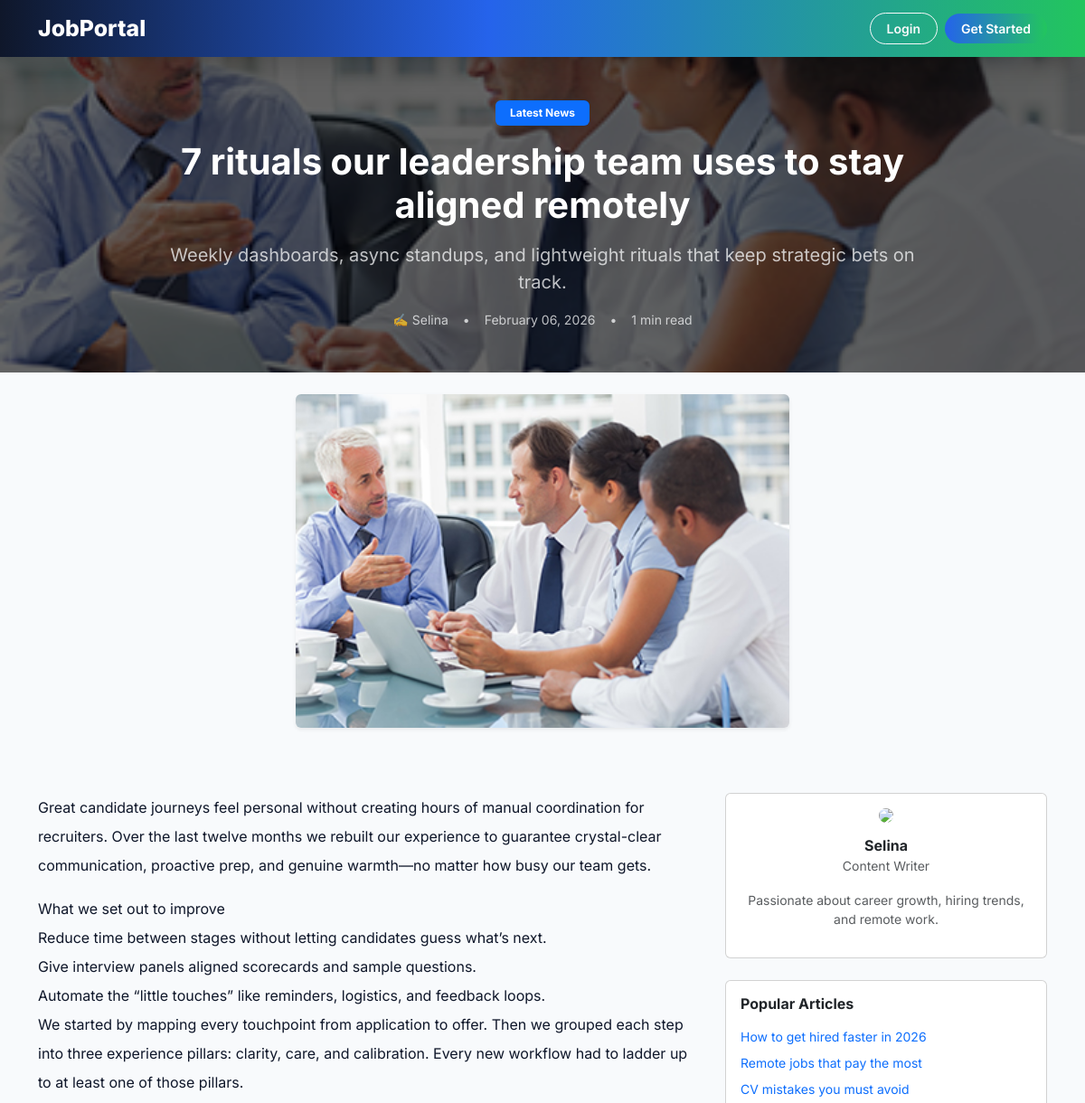
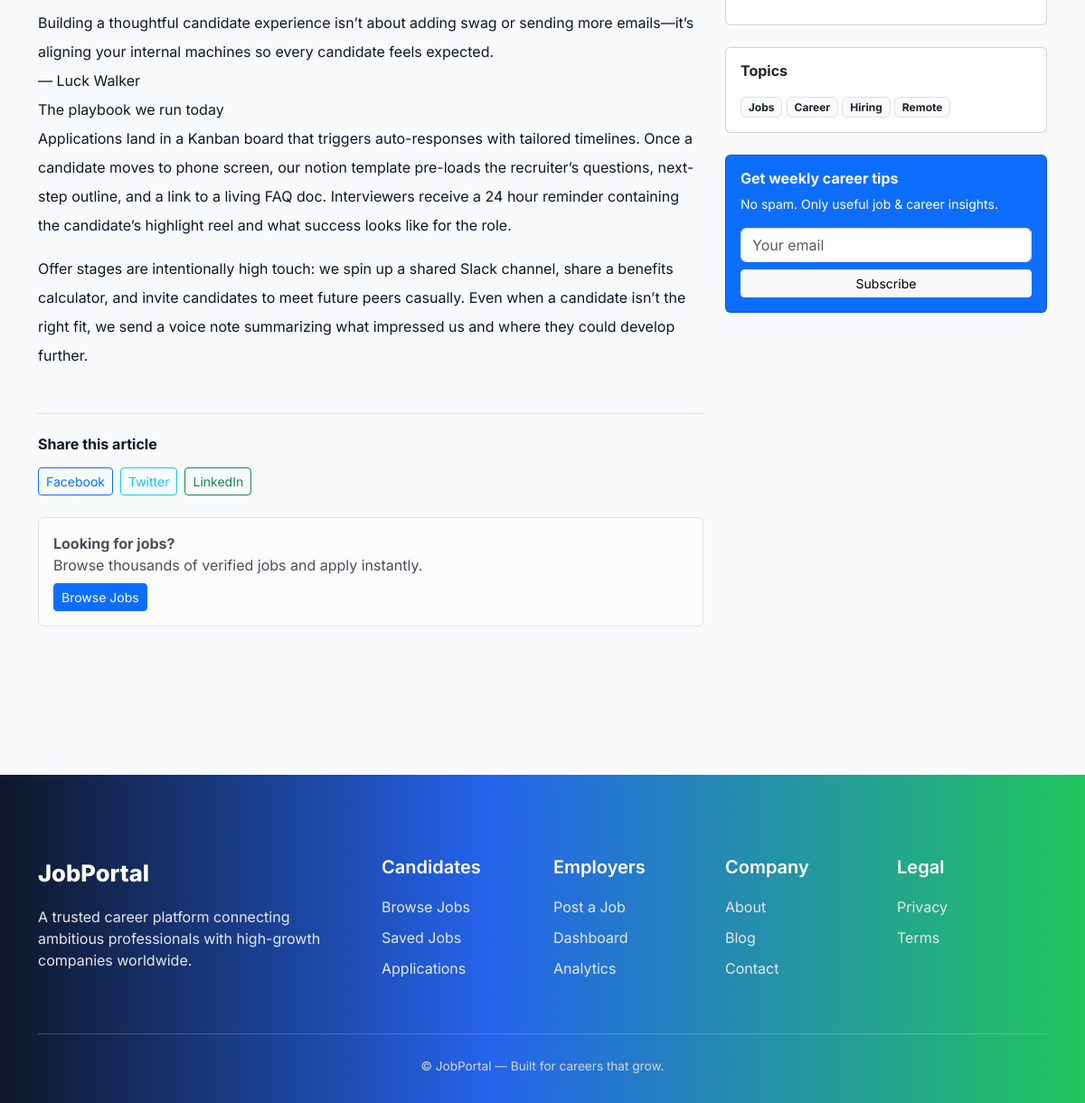
Screenshot of /news/7-rituals-our-leadership-team-uses-to-stay-aligned/ with the database file from the repository (2 pictures, top to bottom).
### news/models.py (models this page shows, shortened)
class News(models.Model):
    STATUS_CHOICES = (
        ('draft', 'Draft'),
        ('published', 'Published'),
    )
    title = models.CharField(max_length=255)
    slug = models.SlugField(unique=True, blank=True)
    summary = models.TextField(max_length=500)
    content = models.TextField()
    featured_image = models.ImageField(
        upload_to='news/',
        blank=True,
        null=True
    )
    author = models.ForeignKey(
        User,
        on_delete=models.CASCADE
    )
    status = models.CharField(
        max_length=10,
        choices=STATUS_CHOICES,
        default='draft'
    )
    meta_title = models.CharField(max_length=255, blank=True)
    meta_description = models.CharField(max_length=300, blank=True)
    created_at = models.DateTimeField(auto_now_add=True)
    published_at = models.DateTimeField(blank=True, null=True)
    class Meta:
        ordering = ['-created_at']

### news/views.py (the view)
# urls.py: path('<slug:slug>/', views.news_detail, name='news_detail'),
def news_detail(request, slug):
    news = get_object_or_404(
        News,
        slug=slug,
        status='published'
    )
    return render(request, 'news/news_detail.html', {
        'news': news
    })

### templates/news/news_detail.html (shortened to what this page needs)
{% extends "base.html" %}
{% block content %}
<section class="py-5 text-white position-relative"
         style="
           background-image: url('{% if news.featured_image %}{{ news.featured_image.url }}{% else %}https://images.unsplash.com/photo-1499750310107-5fef28a66643{% endif %}');
           background-size: cover;
           background-position: center;
         ">
  <div class="position-absolute top-0 start-0 w-100 h-100"
       style="background: rgba(0,0,0,0.6);">
  </div>
  <div class="container position-relative">
    <div class="row justify-content-center">
      <div class="col-lg-9 text-center">
        <span class="badge bg-primary mb-3 px-3 py-2">
          Latest News
        </span>
        <h1 class="fw-bold display-6">
          {{ news.title }}
        </h1>
        <p class="mt-3 fs-5 text-light opacity-75">
          {{ news.summary }}
        </p>
        <div class="d-flex justify-content-center align-items-center gap-3 small mt-3 text-light opacity-75">
          <span>
            ✍️ {{ news.author.get_full_name|default:news.author.username }}
          </span>
          <span>•</span>
          <span>{{ news.published_at|date:"F d, Y" }}</span>
          <span>•</span>
          <span>{{ news.content|wordcount|divisibleby:200|add:1 }} min read</span>
        </div>
      </div>
    </div>
  </div>
</section>
{% if news.featured_image %}
<section class="py-4">
  <div class="container">
    <div class="row justify-content-center">
      <div class="col-lg-6">
        <img src="{{ news.featured_image.url }}"
             class="img-fluid rounded shadow-sm w-100"
             alt="{{ news.title }}">
      </div>
    </div>
  </div>
</section>
{% endif %}
<section class="py-5">
  <div class="container">
    <div class="row">
      <div class="col-lg-8">
        <article class="fs-6 lh-lg">
          {{ news.content|linebreaks }}
        </article>
        <div class="border-top pt-4 mt-5">
          <h6 class="fw-bold mb-3">Share this article</h6>
          <div class="d-flex gap-2 mb-4">
            <a href="#" class="btn btn-outline-primary btn-sm">
               Facebook
            </a>
            <a href="#" class="btn btn-outline-info btn-sm">
               Twitter
            </a>
            <a href="#" class="btn btn-outline-success btn-sm">
               LinkedIn
            </a>
          </div>
          <div class="alert alert-light border">
            <strong>Looking for jobs?</strong><br>
            Browse thousands of verified jobs and apply instantly.
            <div class="mt-2">
              <a href="{% url 'all_jobs' %}" class="btn btn-primary btn-sm">
                Browse Jobs
              </a>
            </div>
          </div>
        </div>
      </div>
      <div class="col-lg-4">
        <div class="card mb-4">
          <div class="card-body text-center">
            <img src="https://cdn-icons-png.flaticon.com/512/847/847969.png"
                 class="rounded-circle mb-3"
                 width="80">
            <h6 class="fw-bold mb-0">
              {{ news.author.get_full_name|default:news.author.username }}
            </h6>
            <small class="text-muted">Content Writer</small>
            <p class="small mt-3 text-muted">
              Passionate about career growth, hiring trends, and remote work.
            </p>
          </div>
        </div>
        <div class="card mb-4">
          <div class="card-body">
            <h6 class="fw-bold mb-3">Popular Articles</h6>
            <ul class="list-unstyled small">
              <li class="mb-2">
                <a href="#" class="text-decoration-none">
                  How to get hired faster in 2026
                </a>
              </li>
              <li class="mb-2">
                <a href="#" class="text-decoration-none">
                  Remote jobs that pay the most
                </a>
              </li>
              <li class="mb-2">
                <a href="#" class="text-decoration-none">
                  CV mistakes you must avoid
                </a>
              </li>
            </ul>
          </div>
        </div>
        <div class="card mb-4">
          <div class="card-body">
            <h6 class="fw-bold mb-3">Topics</h6>
            <span class="badge bg-light text-dark border">Jobs</span>
            <span class="badge bg-light text-dark border">Career</span>
            <span class="badge bg-light text-dark border">Hiring</span>
            <span class="badge bg-light text-dark border">Remote</span>
          </div>
        </div>
        <div class="card bg-primary text-white">
          <div class="card-body">
            <h6 class="fw-bold">Get weekly career tips</h6>
            <p class="small mb-3">
              No spam. Only useful job & career insights.
            </p>
            <form>
              <input type="email" class="form-control mb-2" placeholder="Your email">
              <button class="btn btn-light btn-sm w-100">
                Subscribe
              </button>
            </form>
          </div>
        </div>
      </div>
    </div>
  </div>
</section>
{% endblock %}

### templates/base.html (style rules this page uses)
:root { --blue-main: #2563eb; --blue-soft: #38bdf8; --green-main: #22c55e; --green-soft: #4ade80; --dark-bg: #020617; --dark-glass: rgba(2,6,23,.85); }
body { font-family: 'Inter', sans-serif; background: #f8fafc; color: #0f172a; }

### rows the page displays
News: featured_image (picture), title "7 rituals our leadership team uses to stay aligned remotely", summary "Weekly dashboards, async standups, and lightweight rituals that keep strategic bets on track.", author.get_full_name "Selina", published_at "February 06, 2026", content|divisibleby "1", content "Great candidate journeys feel personal without creating hours of manual coordination for recruiters. Over the last twelve months we rebuilt our experience to guarantee crystal-clear communication, proactive prep, and genuine warmth—no matter how busy our team gets. What we set out to improve Reduce time between stages without letting candidates guess what’s next. Give interview panels aligned scorecards and sample questions. Automate the “little touches” like reminders, logistics, and feedback loops. We started by mapping every touchpoint from application to offer. Then we grouped each step into three experience pillars: clarity, care, and calibration. Every new workflow had to ladder up to…"
